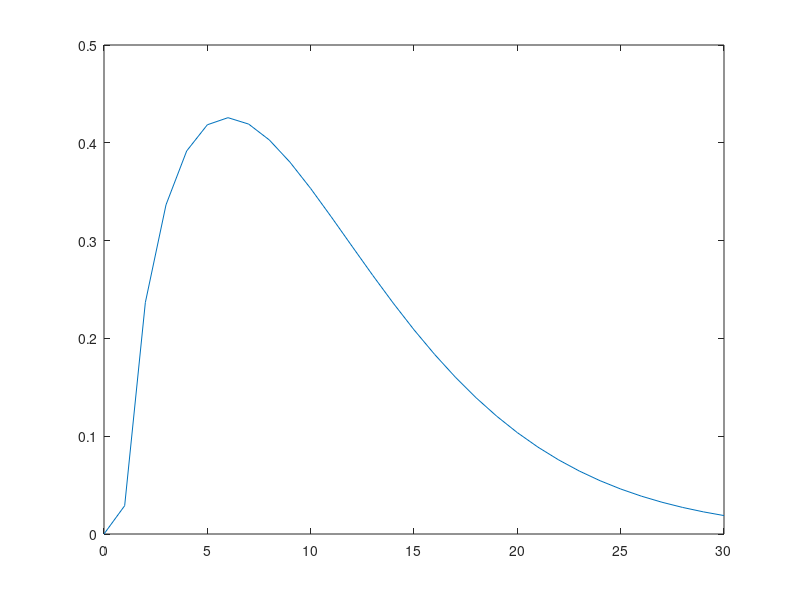

Write MATLAB code to recreate this figure.
clear all;close all;clc;

alpha = 0.5;
eta = 0.9;
h = 500;
%r = 1;
R = 1;
Radious=100;
kappa = 1.3;
Power= 0:30;
Pn = -150;
m = 3;
K_h = 1;  %Rician factors
K_g = 1;
finalResult3 =zeros(1, length(Power));
finalResult = zeros(1, length(Power));
finalresult2 = zeros(1,length(Power));
outPut=0;
 z=0.01;
for pIndex=1:30
    myz=0;
   
    for n=0:30
        
        for p=0:30
        
        myz = 4*exp(-(K_g+K_h))*K_h^(n)*K_g^(p)/(factorial(n)*factorial(p))^2 ...
            *z^(n+p+1)*besselk(n-p,2*z)+myz;
        
        end
        
    
    end
    z=z+5/30;
    finalResult(pIndex+1) = myz

end

plot(Power,finalResult)